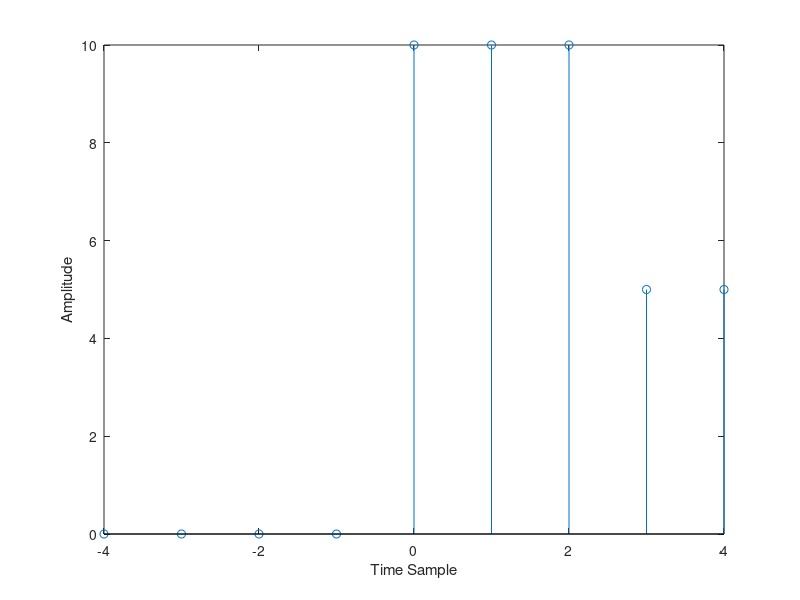

Reproduce this figure in MATLAB.
n = -4:4;
%delta_n = [zeros(1, 4) 1 zeros(1, 4)];
u_n = [n >= 0];
u_n_neg3 = [n >= 3];
u_n_neg10 = [n >= 10];
u_n_neg15 = [n >= 15];

x3 = (10*u_n) - 5*(u_n_neg3) - 10*(u_n_neg10) + 5*(u_n_neg15);

stem(n, x3);
xlabel('Time Sample');
ylabel('Amplitude');
%plot(n, delta_n);